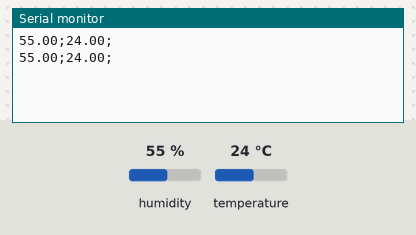
The sketch below on a simulated Arduino Uno, built with avr-gcc and run on an emulated ATmega328P. On the bench: the last lines printed to the serial monitor. Inputs (shaded band) come from the test bench; at power-on: humidity 55 %, temperature 24 °C.

Above: at 5.8 s.
5.9 s: humidity set to 22 %
At 10.6 s:
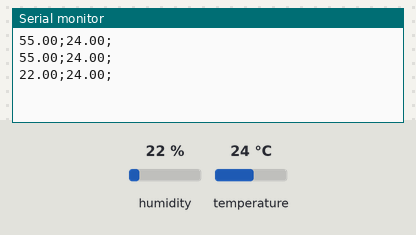
11.9 s: temperature set to 12 °C
At 16.6 s:
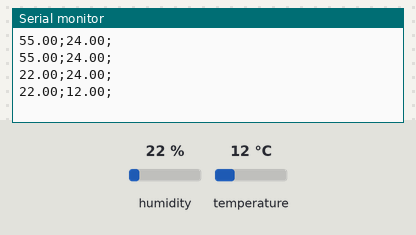
17.9 s: humidity set to 40 %
At 21.2 s:
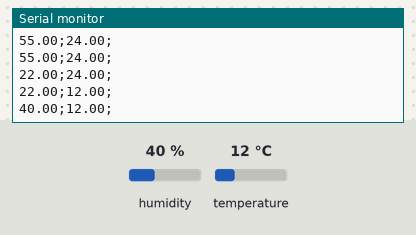
Timing chart, 0 to 22.7 s (numbered marks = the images above; inputs shaded):
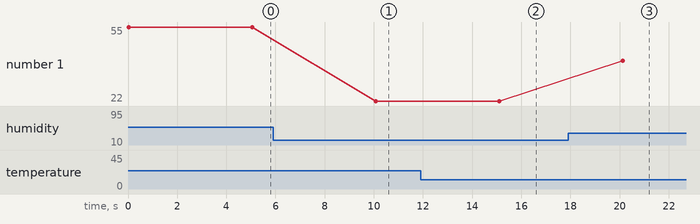

Measured:
- after the input at 5.9 s, the serial monitor: prints a new line after 4.2 s (image 1)
- after the input at 11.9 s, the serial monitor: prints a new line after 3.2 s (image 2)
- after the input at 17.9 s, the serial monitor: prints a new line after 2.2 s (image 3)
- plotted number 1: 55 → 22 after the input at 5.9 s, 22 → 40 after the input at 17.9 s

The sketch:

CodigoArduinoSketch.ino
```cpp
#include "DHT.h"
#define dht_type DHT11 //define qual o tipo de sensor DHTxx que se está
/**utilizando
/**
* Configurações iniciais sobre os sensores
* DHT11, LM35, LDR5 e TCRT5000
*/
int dht_pin = A2;
DHT dht_1 = DHT(dht_pin, dht_type);
void setup()
{
Serial.begin(9600);
dht_1.begin();
}
void loop()
{
/**
* Bloco do DHT11
*/
float umidade = dht_1.readHumidity();
float temperatura = dht_1.readTemperature();
if (isnan(temperatura) or isnan(umidade))
{
Serial.print(45);
Serial.print(";");
Serial.print(21);
Serial.println(";");
}
else
{
Serial.print(umidade);
Serial.print(";");
Serial.print(temperatura);
Serial.println(";");
}

delay(5000);
}
```
